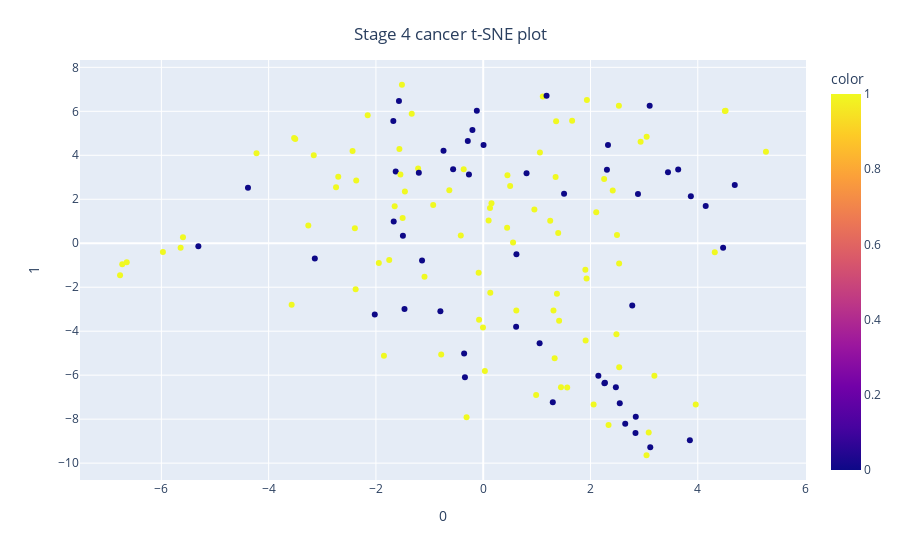

Notebook code for this chart:
### Code cell
## Stage 4 cancer T-sne plot


from sklearn.manifold import TSNE
import plotly.express as px


features = X4

tsne = TSNE(n_components=2, random_state=0)
projections = tsne.fit_transform(features)

fig = px.scatter(
    projections, x=0, y=1,
    color=y4
)

fig.update_layout(
    title={
        'text': "Stage 4 cancer t-SNE plot",
        'y':0.95,
        'x':0.5,
        'xanchor': 'center',
        'yanchor': 'top'})

fig.show()

### Figure 1 — Plotly figure (JSON) as saved in the notebook; plotly's stock layout.template omitted (floating-point values rounded to 4 significant figures; data arrays with more than 128 entries replaced by an {"elided": "..."} marker saying what was removed)
{"data": [{"hovertemplate": "0=%{x}<br>1=%{y}<br>color=%{marker.color}<extra></extra>", "legendgroup": "", "marker": {"color": {"elided": "139 int values"}, "coloraxis": "coloraxis", "symbol": "circle"}, "mode": "markers", "name": "", "orientation": "v", "showlegend": false, "type": "scatter", "x": {"elided": "139 float values"}, "xaxis": "x", "y": {"elided": "139 float values"}, "yaxis": "y"}], "layout": {"autosize": true, "coloraxis": {"colorbar": {"title": {"text": "color"}}, "colorscale": [[0, "#0d0887"], [0.1111, "#46039f"], [0.2222, "#7201a8"], [0.3333, "#9c179e"], [0.4444, "#bd3786"], [0.5556, "#d8576b"], [0.6667, "#ed7953"], [0.7778, "#fb9f3a"], [0.8889, "#fdca26"], [1, "#f0f921"]]}, "legend": {"tracegroupgap": 0}, "margin": {"t": 60}, "title": {"text": "Stage 4 cancer t-SNE plot", "x": 0.5, "xanchor": "center", "y": 0.95, "yanchor": "top"}, "xaxis": {"anchor": "y", "autorange": true, "domain": [0, 1], "range": [-7.522, 6.023], "title": {"text": "0"}, "type": "linear"}, "yaxis": {"anchor": "x", "autorange": true, "domain": [0, 1], "range": [-10.95, 8.513], "title": {"text": "1"}, "type": "linear"}}}
